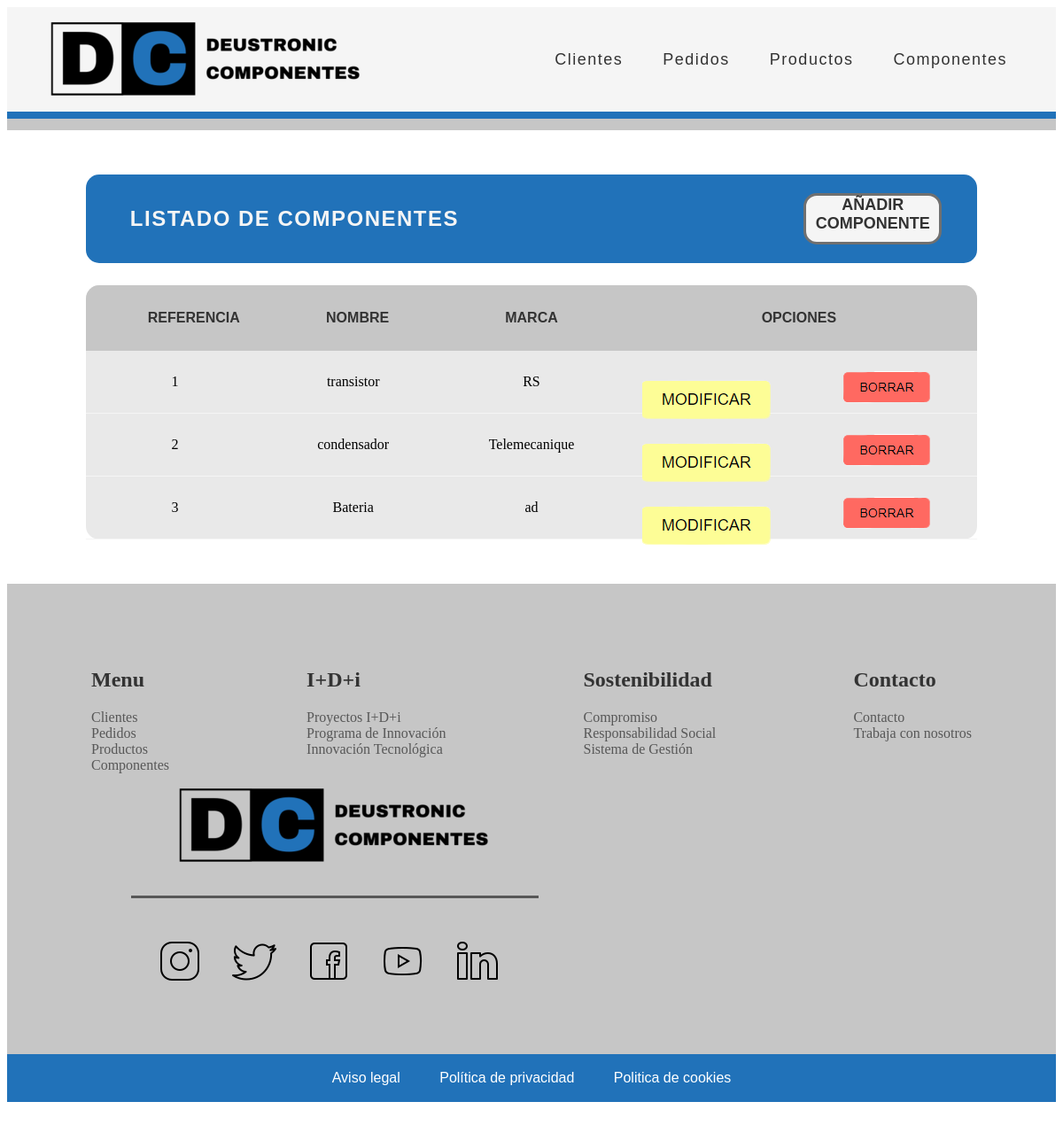
Page /appGestionPedidos/componente/list on the earlier database version.
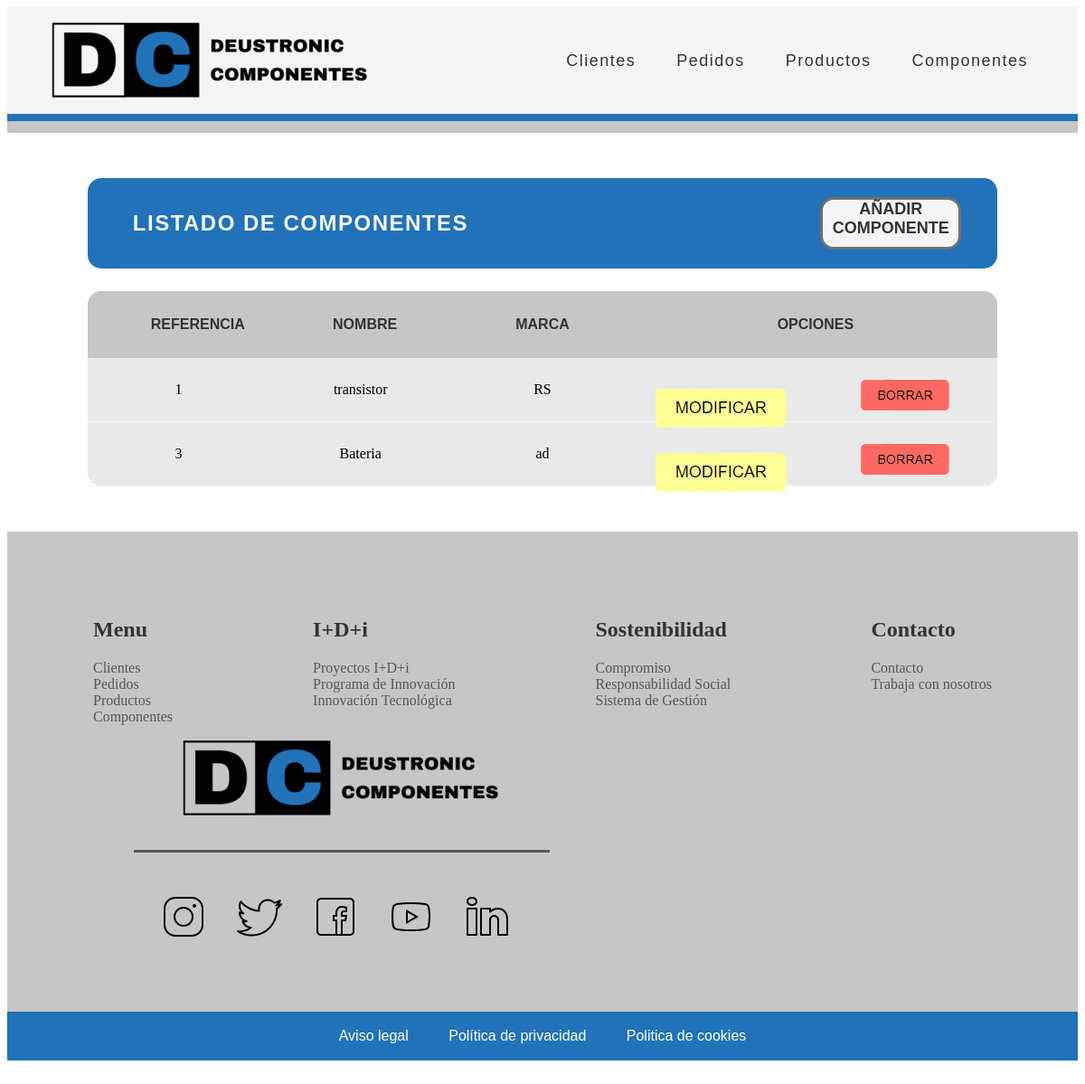
Same page on the later database version.
### appGestionPedidos/models.py (models this page shows, shortened)
class Componente(models.Model):
    codigoReferencia = models.IntegerField(unique=True)
    nombreModelo = models.CharField(max_length=16)
    marca = models.CharField(max_length=16)

### appGestionPedidos/views.py (the view)
# urls.py: path('componente/list', views.ComponenteListView.as_view(), name='componente'),
class ComponenteListView(ListView):
    model = Componente

### appGestionPedidos/templates/appGestionPedidos/componente_list.html (shortened to what this page needs)
{% extends "base.html" %}
{% load static %}
{% block contenido %}
<div class="main_container">
    <div class="main_title_container">
        <div class="main_title">
            <h2>LISTADO DE COMPONENTES</h2>
        </div>
        <a href="/appGestionPedidos/componente/create" alt="crear_cliente">AÑADIR COMPONENTE</a>
    </div>
    <div class="main_table_container">
        {% if componente_list %}
        <table class="main_table">
            <thead>
                <tr>
                    <th>Referencia</th>
                    <th>Nombre</th>
                    <th>Marca</th>
                    <th class="main_table_esp_1" colspan="2">Opciones</th>
                </tr>
            </thead>
            {% for componente in componente_list %}
            <tbody class="main_table_contenido">
                <tr>
                    <td>{{ componente.codigoReferencia }}</td>
                    <td>{{ componente.nombreModelo }}</td>
                    <td>{{ componente.marca }}</td>
                    <td><a href="/appGestionPedidos/modificar-componente/{{ componente.id }}"><img src="{% static 'imagenes\boton_modificar.png' %}" alt="boton_modificar"></a></td>
                    <td><a href="/appGestionPedidos/eliminar-componente/{{ componente.id }}"><img src="{% static 'imagenes\boton_borrar.png' %}" alt="boton_borrar"></a></td>
                </tr>
            </tbody>
            {% endfor %}
        </table>
        {% else %}
        <p>No hay componentes creados.</p>
        {% endif %}
    </div>
</div>
{% endblock %}

Differences in the rows shown:
removed Componente: codigoReferencia "2", nombreModelo "condensador", marca "Telemecanique"
